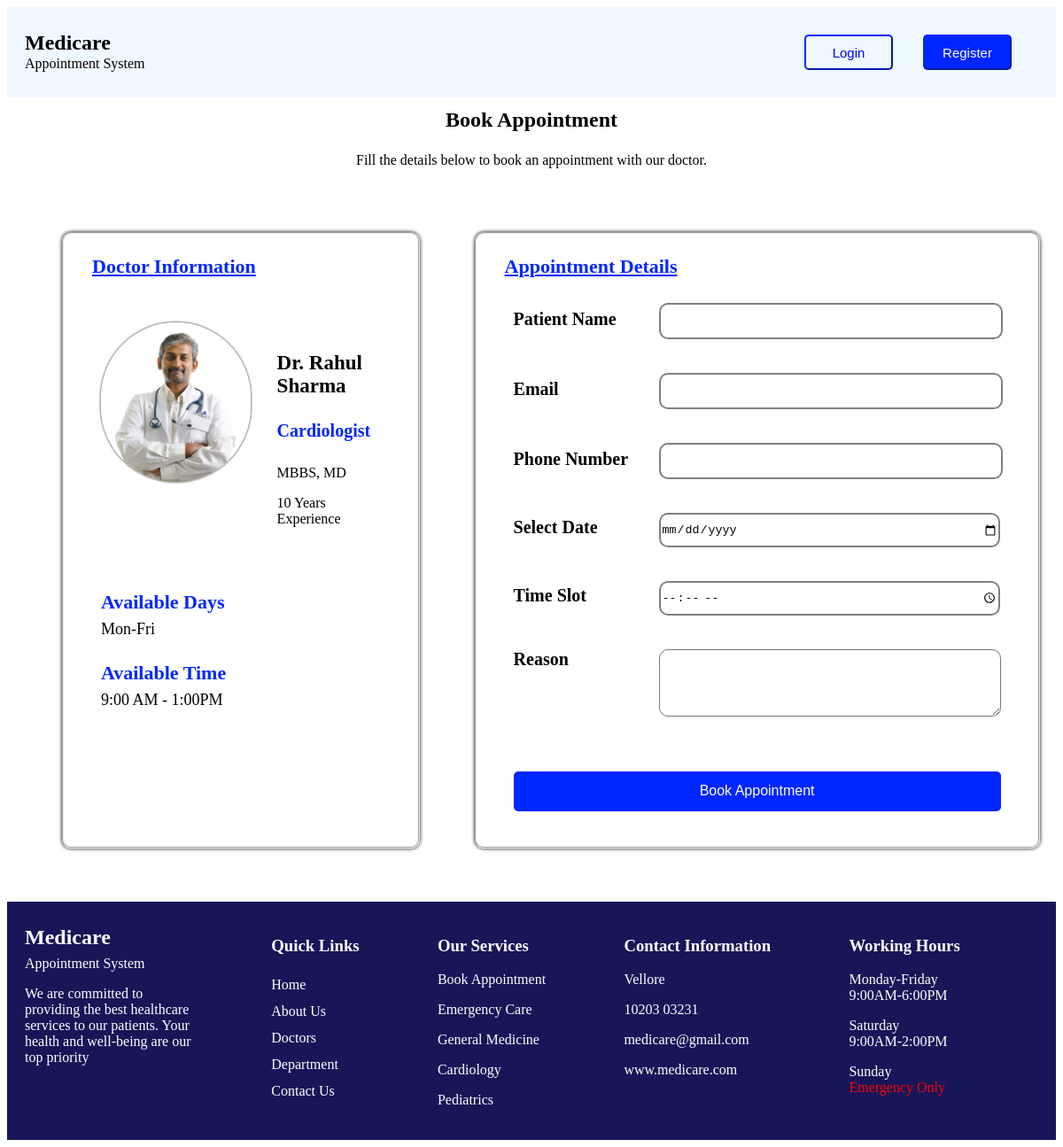
Page /appointment/1 on the committed database.
### app/models.py (models this page shows)
class Doctor(models.Model):
    name=models.CharField(max_length=100)
    specialization=models.CharField(max_length=100)
    qualification=models.CharField(max_length=100)
    experience=models.IntegerField(help_text="experience in years")
    consultation_fee=models.IntegerField()
    profile_image=models.ImageField(upload_to='doctor')
    available_days=models.CharField(max_length=100)
    available_time=models.CharField(max_length=100)
    bio=models.TextField()
    about=models.TextField()
    is_available=models.BooleanField(default=True)

### app/views.py (the view, shortened to what this page needs)
# urls.py: path('appointment/<int:id>',views.appointment,name='appointment'),
def appointment(request, id):
   doctor = Doctor.objects.get(id=id)
   return render(request, 'appointment.html', {'a': doctor})

### app/templates/appointment.html (shortened to what this page needs)
{% extends 'base.html' %}
{% load static %}
{% block body %}
<link rel="stylesheet" href="{% static 'css/appointment.css' %}">
<section id="hero">
    <h1>Book Appointment</h1>
    <p>Fill the details below to book an appointment with our doctor.</p>
</section>
<section id="indetail">
    <fieldset>
        <h1>Doctor Information</h1>
        <div id="info">
            <img src="{{a.profile_image.url}}" alt="">
            <div>
                <h3>{{a.name}}</h3>
                <h4>{{a.specialization}}</h4>
                <p>{{a.qualification}}</p>
                <p>{{a.experience}} Years Experience</p>
            </div>
        </div>
        <div id="avai">
            <p>
            <h2>Available Days</h2> <br> {{a.available_days}}</p> <br>
            <p>
            <h2>Available Time</h2> <br> {{a.available_time}}</p>
        </div id="field">
    </fieldset>
    <div>
        <fieldset id="detail">
            <h1>Appointment Details</h1>
            <form method="POST">
                <div>
                    <label for="">Patient Name</label>
                    <input type="text" name="patient_name"><br><br>
                </div>
                <div>
                    <label for="">Email </label>
                    <input type="email" name="email"><br><br>
                </div>
                <div>
                    <label for="">Phone Number </label>
                    <input type="text" name="phone_number"><br><br>
                </div>
                <div>
                    <label for="">Select Date</label>
                    <input type="date" name="date"><br><br>
                </div>
                <div>
                    <label for="">Time Slot</label>
                    <input type="time" name="slot_time"><br><br>
                </div>
                <div>
                    <label for="" id="td">Reason</label>
                    <textarea name="reason"></textarea><br><br>
                </div>
                <button type="submit" id="appointment">Book Appointment</button>
        </fieldset>
    </div>
</section>
{% endblock %}

### static/css/appointment.css (style rules this page uses)
#hero { display: flex; justify-content: center; flex-direction: column; align-items: center; line-height: 10px; }
#indetail { display: flex; margin: 60px; }
#info { display: flex; margin: 30px; padding-top: 20px; row-gap: 40px; }
#info div { padding-top: 10px; margin-left: 30px; }
#info h3 { font-size: 23px; }
#info h4 { font-size: 20px; color: rgb(0, 38, 255); padding-top: 0%; }
fieldset { width: 450px; border-radius: 10px; box-shadow: 0 0 4px; }
fieldset h1 { font-size: 22px; color: rgb(0, 38, 255); padding-left: 20px; text-decoration: underline; }
#info img { width: 180px; height: 180px; border-radius: 200px; box-shadow: 0 0 3px; }
#avai { line-height: 8px; font-size: 18px; margin: 10px; padding: 20px; }
#avai h2 { font-size: 22px; color: rgb(0, 38, 255); }
#detail { display: flex; justify-content: space-between; flex-direction: column; margin-left: 60px; }
#detail label { display: inline-block; width: 150px; padding-left: 30px; font-size: 20px; font-weight: bold; }
#detail input { width: 380px; margin: 10px; height: 35px; border-radius: 10px; border: 2px solid gray; }
textarea { width: 380px; margin: 10px; height: 70px; border-radius: 10px; }
#td { padding-top: 10px; padding-left: 8px; vertical-align: top; }
#appointment { width: 550px; height: 45px; background-color: rgb(0, 38, 255); color: white; margin-left: 20px; border-radius: 5px; border: none; font-size: 16px; margin: 30px; }
#avai { margin-top: 30px; }

### app/templates/base.html (style rules this page uses)
div h2 { line-height: 5%; }

### rows in the picture
Doctor: profile_image (picture), name "Dr. Rahul Sharma", specialization "Cardiologist", qualification "MBBS, MD", experience "10", available_days "Mon-Fri", available_time "9:00 AM - 1:00PM"
